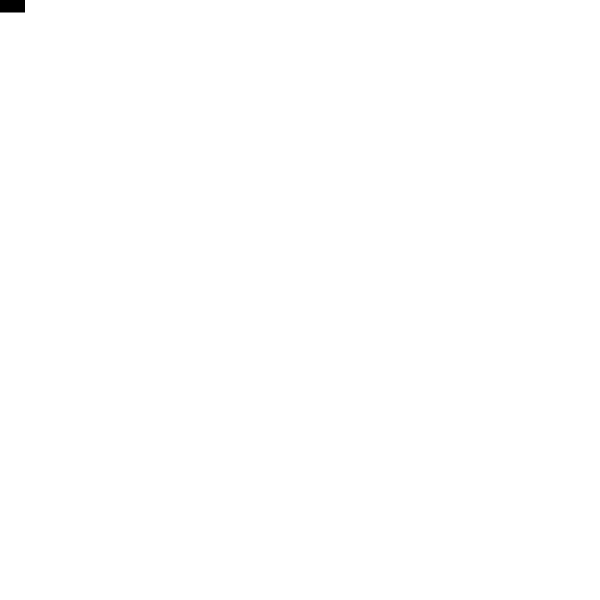
Frame 1 (no input)
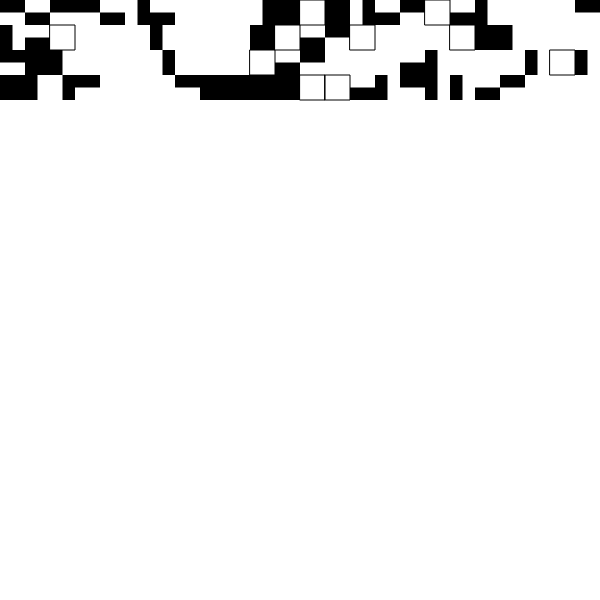
Frame 60 (no input)
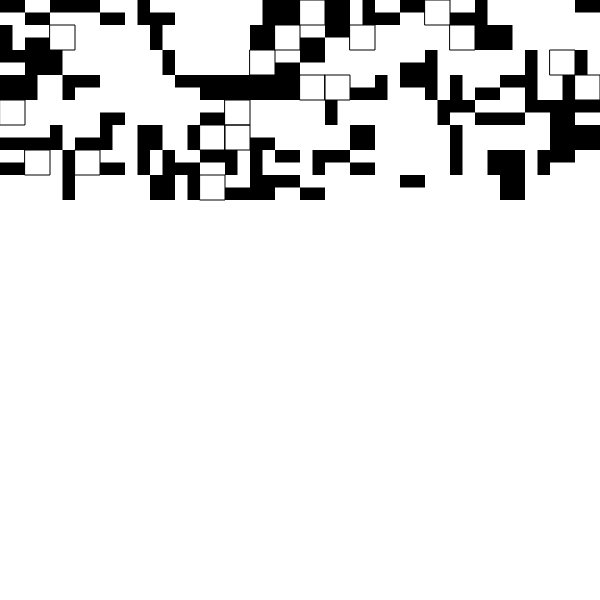
Frame 120 (the mouse pressed at the canvas centre since frame 60)

The p5.js sketch that drew these frames (run headless with seeded random() and noise() and a simulated clock; from frame 60 on, the mouse is pressed at the canvas centre):

// p5.js sketch
// ── sketch.js
let grid;
let dice1, dice2;
let currentSquareIndex = 0;

function setup() {
  createCanvas(600, 600);
  grid = createGrid(24, 24); // Create a 24x24 grid
  dice1 = new Die(6); // Both dice are six-sided
  dice2 = new Die(6);
}

function draw() {
  background(255);
  fillNextSquare();
  drawGrid();
}

function fillNextSquare() {
  if (currentSquareIndex < grid.length) {
    let square = grid[currentSquareIndex];
    let outcome1 = dice1.roll();
    let outcome2 = dice2.roll();

    switch (outcome1) { // Check outcome of first die
      case 1:
        currentSquareIndex += 4;
        break;
      default:
        currentSquareIndex++;
        break;
    }

    switch (outcome2) { // Check outcome of second die
      case 1:
        square.filled = true;
        break;
      case 2:
        square.fillTopHalf();
        break;
      case 3:
        square.fillBottomHalf();
        break;
      case 4:
        square.fillLeftHalf();
        break;
      case 5:
        square.fillRightHalf();
        break;
      case 6:
        square.setOutline();
        break;
    }
  }
}

function drawGrid() {
  let squareSize = width / 24;
  for (let i = 0; i < grid.length; i++) {
    let square = grid[i];
    if (square.filled) {
      fill(0);
      noStroke();
      rect(square.x * squareSize, square.y * squareSize, squareSize, squareSize);
    } else if (square.halfFilled) {
      fill(0);
      noStroke();
      if (square.topHalf) {
        rect(square.x * squareSize, square.y * squareSize, squareSize, squareSize / 2);
      }
      if (square.bottomHalf) {
        rect(square.x * squareSize, square.y * squareSize + squareSize / 2, squareSize, squareSize / 2);
      }
      if (square.leftHalf) {
        rect(square.x * squareSize, square.y * squareSize, squareSize / 2, squareSize);
      }
      if (square.rightHalf) {
        rect(square.x * squareSize + squareSize / 2, square.y * squareSize, squareSize / 2, squareSize);
      }
    } else if (square.outlined) {
      noFill();
      stroke(0);
      rect(square.x * squareSize, square.y * squareSize, squareSize, squareSize);
    }
  }
}

function createGrid(rows, cols) {
  let grid = [];
  for (let y = 0; y < rows; y++) {
    for (let x = 0; x < cols; x++) {
      grid.push(new Square(x, y));
    }
  }
  return grid;
}

class Square {
  constructor(x, y) {
    this.x = x;
    this.y = y;
    this.filled = false;
    this.halfFilled = false;
    this.outlined = false;
    this.topHalf = false;
    this.bottomHalf = false;
    this.leftHalf = false;
    this.rightHalf = false;
  }

  fillTopHalf() {
    this.halfFilled = true;
    this.topHalf = true;
  }

  fillBottomHalf() {
    this.halfFilled = true;
    this.bottomHalf = true;
  }

  fillLeftHalf() {
    this.halfFilled = true;
    this.leftHalf = true;
  }

  fillRightHalf() {
    this.halfFilled = true;
    this.rightHalf = true;
  }

  setOutline() {
    this.outlined = true;
  }
}

class Die {
  constructor(sides) {
    this.sides = sides;
  }

  roll() {
    return Math.floor(random(1, this.sides + 1));
  }
}
